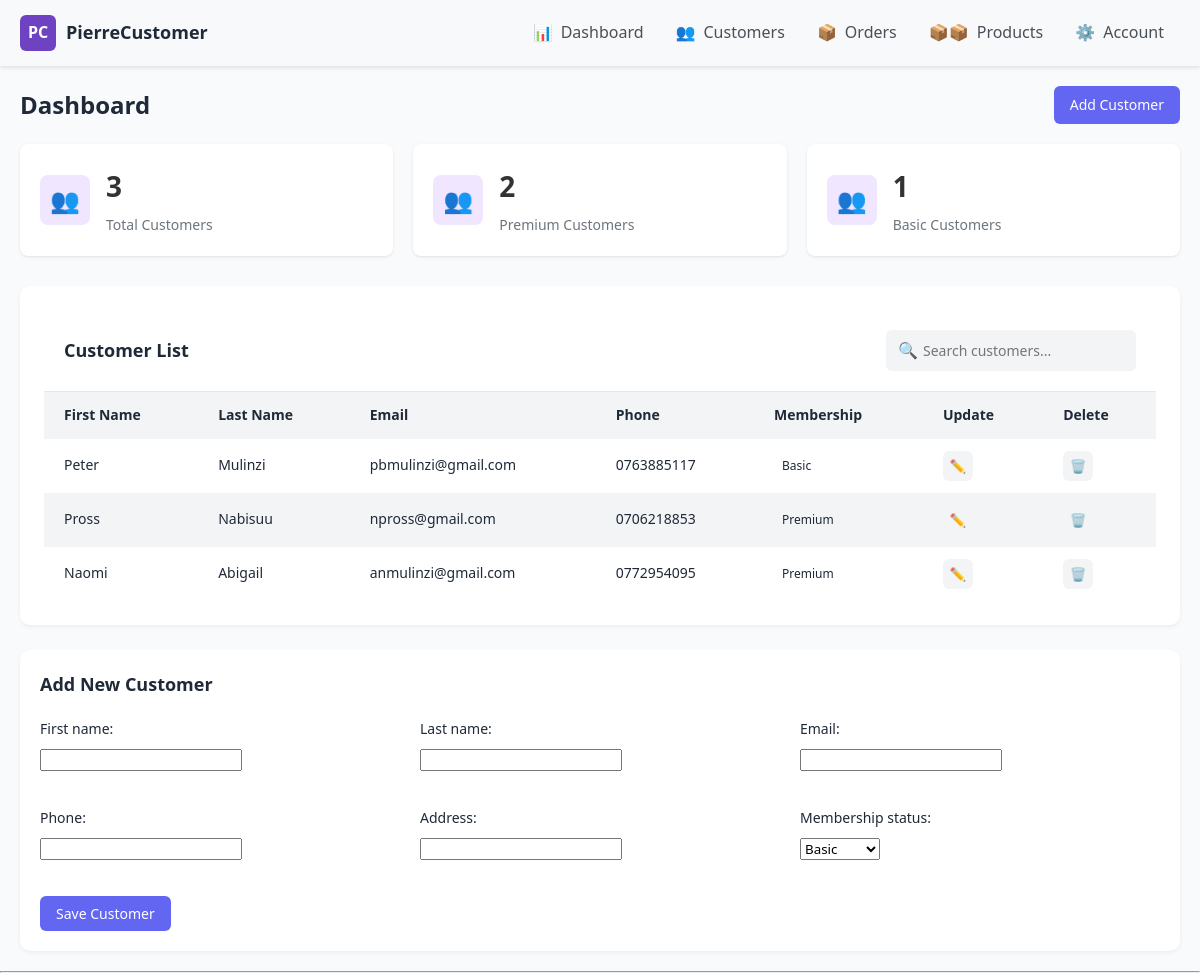
The page / on the database its author committed.
### pierre_CMS_App/models.py (models this page shows, shortened)
class Customer(models.Model):
    STATUS = (
        ('Premium', 'Premium'),
        ('Basic', 'Basic'),
    )
    first_name = models.CharField(max_length = 200)
    last_name = models.CharField(max_length = 200)
    phone = models.CharField(max_length=200)
    email = models.EmailField(max_length=200, null=True)
    address = models.CharField(max_length=200)
    date_created = models.DateTimeField(auto_now_add=True)
    membership_status = models.CharField(max_length=200, choices=STATUS, default='Basic')

### pierre_CMS_App/views.py (the view)
# urls.py: path('', views.dashboard, name='dashboard'),
def dashboard(request):
    customers = Customer.objects.all()
    total_customers = customers.count()
    total_basic_customers = Customer.objects.filter(membership_status = 'Basic').count()
    total_premium_customers = Customer.objects.filter(membership_status = 'Premium').count()
    form = CustomerForm(request.POST)
    if request.method == 'POST' and form.is_valid():
        form.save()
        return redirect('dashboard')
    else:
        form = CustomerForm()
    context = {
        'customers': customers,
        'total_customers': total_customers,
        'total_basic_customers': total_basic_customers,
        'total_premium_customers': total_premium_customers,
        'form': form
    }
    return render(request, 'pierre_CMS_App/dashboardPage.html', context)

### pierre_CMS_App/forms.py
class CustomerForm(ModelForm):
    class Meta:
        model = Customer
        fields = ['first_name', 'last_name', 'phone', 'email', 'address', 'membership_status']

### pierre_CMS_App/templates/pierre_CMS_App/dashboardPage.html (shortened to what this page needs)
{% extends "pierre_CMS_App/main.html" %}
{% block content %}
<div class="main">
    <div class="page-header">
        <h1 class="page-title">Dashboard</h1>
        <a class="btn btn-primary" href="{% url 'addCustomer' %}" style="text-decoration: none;">Add Customer</a>
    </div>
    <div class="stats">
        <div class="stat-card">
            <div class="stat-icon customers-icon">👥</div>
            <div class="stat-info">
                <h3>{{total_customers|default:"0"}}</h3>
                <p>Total Customers</p>
            </div>
        </div>
        <div class="stat-card">
            <div class="stat-icon customers-icon">👥</div>
            <div class="stat-info">
                <h3>{{total_premium_customers|default:"0"}}</h3>
                <p>Premium Customers</p>
            </div>
        </div>
        <div class="stat-card">
            <div class="stat-icon customers-icon">👥</div>
            <div class="stat-info">
                <h3>{{total_basic_customers|default:"0"}}</h3>
                <p>Basic Customers</p>
            </div>
        </div>
    </div>
    <div class="card">
        <div class="card-header">
            <h2 class="card-title">Customer List</h2>
            <div class="search-box">
                <span>🔍</span>
                <input type="text" placeholder="Search customers...">
            </div>
        </div>
        <table>
            <thead>
                <tr>
                    <th>First Name</th>
                    <th>Last Name</th>
                    <th>Email</th>
                    <th>Phone</th>
                    <th>Membership</th>
                    <th>Update</th>
                    <th>Delete</th>
                </tr>
            </thead>
            <tbody>
                {% for cust in customers %}
                    <tr>
                        <td>{{cust.first_name}}</td>
                        <td>{{cust.last_name}}</td>
                        <td>{{cust.email}}</td>
                        <td>{{cust.phone}}</td>
                        <td><span class="status">{{cust.membership_status}}</span></td>
                        <td>
                            <button class="btn-icon btn-edit">✏️</button>
                        </td>
                        <td>
                            <button class="btn-icon btn-delete">🗑️</button>
                        </td>
                    </tr>
                {% endfor %}
            </tbody>
        </table>
    </div>
    <div class="form-container">
        <h2 class="form-title">Add New Customer</h2>
        <form action="" method="POST">
            <div class="form-grid">
                <div class="form-group">
                    <label class="form-label">{{form.first_name.label_tag}}</label>
                    {{form.first_name}}
                </div>
                <div class="form-group">
                    <label class="form-label">{{form.last_name.label_tag}}</label>
                    {{form.last_name}}
                </div>
                <div class="form-group">
                    <label class="form-label">{{form.email.label_tag}}</label>
                    {{form.email}}
                </div>
                <div class="form-group">
                    <label class="form-label">{{form.phone.label_tag}}</label>
                    {{form.phone}}
                </div>
                <div class="form-group">
                    <label class="form-label">{{form.address.label_tag}}</label>
                    {{form.address}}
                </div>
                <div class="form-group">
                    <label class="form-label">{{form.membership_status.label_tag}}</label>
                    {{form.membership_status}}
                </div>
                <div class="form-submit">
                    <input type="submit" value="Save Customer" class="btn btn-primary">
                </div>
            </div>
        </form>
    </div>
</div>
{% endblock %}

### static/css/main.css (style rules this page uses)
:root { --primary: #6366f1; --primary-light: #818cf8; --primary-dark: #4f46e5; --accent: #f472b6; --light: #f9fafb; --dark: #1f2937; --gray: #9ca3af; --gray-light: #f3f4f6; }
* { margin: 0; padding: 0; box-sizing: border-box; font-family: 'Segoe UI', Tahoma, Geneva, Verdana, sans-serif; }
body { background-color: var(--light); color: var(--dark); line-height: 1.6; }
* { margin: 0; padding: 0; box-sizing: border-box; }
.main { flex: 1; padding: 20px; }
.page-header { display: flex; justify-content: space-between; align-items: center; margin-bottom: 20px; }
.page-title { margin: 0; font-size: 24px; font-weight: 600; }
.card { background-color: white; border-radius: 8px; box-shadow: 0 1px 3px rgba(0,0,0,0.1); padding: 24px; margin-bottom: 24px; }
.form-grid { display: grid; grid-template-columns: repeat(auto-fill, minmax(300px, 1fr)); gap: 20px; }
.form-group { margin-bottom: 16px; }
.form-label { display: block; margin-bottom: 8px; font-weight: 500; color: #555; }
.btn { padding: 8px 16px; border-radius: 6px; font-size: 14px; font-weight: 500; cursor: pointer; display: inline-flex; align-items: center; border: none; transition: all 0.2s; }
.btn-primary { background-color: var(--primary); color: white; }
.stats { display: flex; gap: 20px; margin-bottom: 30px; }
.stat-card { background-color: white; border-radius: 8px; box-shadow: 0 1px 3px rgba(0,0,0,0.1); padding: 20px; display: flex; align-items: center; flex: 1; min-width: 200px; transition: transform 0.2s; }
.stat-icon { width: 50px; height: 50px; border-radius: 8px; display: flex; align-items: center; justify-content: center; font-size: 24px; margin-right: 16px; }
.customers-icon { background-color: #f0e6ff; color: #6f42c1; }
.stat-info h3 { font-size: 28px; font-weight: 600; margin: 0 0 5px 0; color: #333; }
.stat-info p { margin: 0; color: #6c757d; font-size: 14px; }
.card { background-color: white; border-radius: 10px; box-shadow: 0 2px 4px rgba(0,0,0,0.05); margin-bottom: 25px; overflow: hidden; }
.card-header { padding: 20px; display: flex; justify-content: space-between; align-items: center; border-bottom: 1px solid #e5e7eb; }
.card-title { font-size: 18px; font-weight: 600; }
.search-box { display: flex; align-items: center; background-color: var(--gray-light); border-radius: 6px; padding: 6px 12px; width: 250px; }
.search-box input { border: none; background: transparent; outline: none; flex: 1; padding: 5px; font-size: 14px; }
table { width: 100%; border-collapse: collapse; }
th, td { padding: 12px 20px; text-align: left; }
th { background-color: var(--gray-light); font-weight: 600; font-size: 14px; color: var(--dark); }
tr:nth-child(even) { background-color: var(--gray-light); }
td { font-size: 14px; }
.status { padding: 4px 8px; border-radius: 4px; font-size: 12px; font-weight: 500; }
.btn-icon { width: 30px; height: 30px; border-radius: 6px; display: flex; align-items: center; justify-content: center; background-color: var(--gray-light); color: var(--dark); transition: all 0.2s; cursor: pointer; border: none; }
.form-container { background-color: white; border-radius: 10px; box-shadow: 0 2px 4px rgba(0,0,0,0.05); padding: 20px; }
.form-title { font-size: 18px; font-weight: 600; margin-bottom: 20px; }
.form-group { margin-bottom: 15px; }
.form-label { display: block; margin-bottom: 6px; font-size: 14px; font-weight: 500; color: var(--dark); }

### rows shown on the page
Customer: first_name "Peter", last_name "Mulinzi", email "pbmulinzi@gmail.com", phone "0763885117", membership_status "Basic"
Customer: first_name "Pross", last_name "Nabisuu", email "npross@gmail.com", phone "0706218853", membership_status "Premium"
Customer: first_name "Naomi", last_name "Abigail", email "anmulinzi@gmail.com", phone "0772954095", membership_status "Premium"

### other values the page prints
{{ total_customers|default:"0" }} "3"
{{ total_premium_customers|default:"0" }} "2"
{{ total_basic_customers|default:"0" }} "1"
